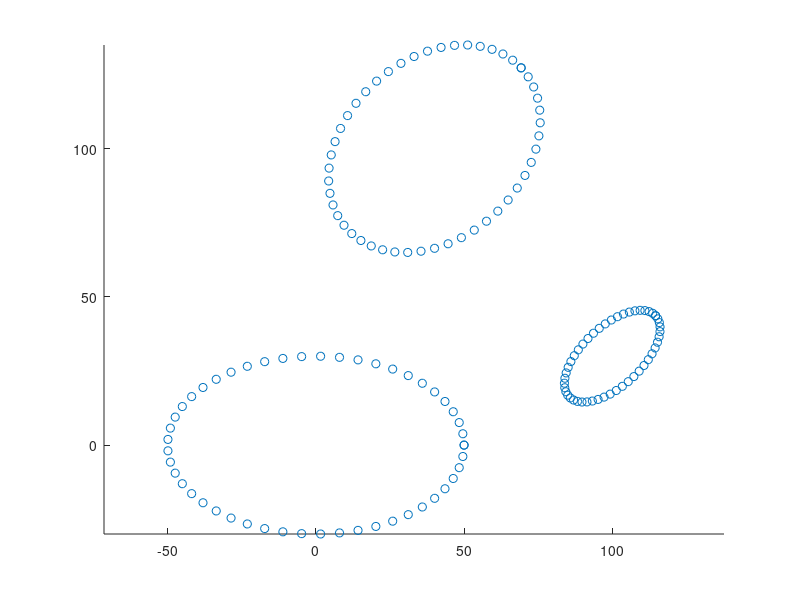

MATLAB code for this plot: (Note: this script raises an error after producing the figure.)
close all
clear
clc
alpha = linspace(0, 360, 50) .* (pi / 180); 
X=50*cos(alpha);
Y=30*sin(alpha);
% plot(X,Y,'c');
hold on
axis equal
% X=X+wgn(1,length(alpha),5^2,'linear'); 
% Y=Y+wgn(1,length(alpha),5^2,'linear');

beta=43*pi/180;
a1=40;
b1=30;
X1=a1*cos(alpha)*cos(beta)-b1*sin(alpha)*sin(beta)+40;
Y1=a1*cos(alpha)*sin(beta)+b1*sin(alpha)*cos(beta)+100;
% plot(X1,Y1,'LineWidth',1.5)
% X1=X1+wgn(1,length(alpha),5,'linear'); 
% Y1=Y1+wgn(1,length(alpha),5,'linear');

beta=43*pi/180;
a2=20;
b2=10;
X2=a2*cos(alpha)*cos(beta)-b2*sin(alpha)*sin(beta)+100;
Y2=a2*cos(alpha)*sin(beta)+b2*sin(alpha)*cos(beta)+30;
% plot(X1,Y1,'LineWidth',1.5)
% X2=X2+wgn(1,length(alpha),8,'linear'); 
% Y2=Y2+wgn(1,length(alpha),9,'linear');
% noise(1,:)=10*wgn(1,length(alpha),50,'linear');
% noise(2,:)=20*wgn(1,length(alpha),50,'linear');
hold on;
data=[X,X1,X2;Y,Y1,Y2];
% data=[X,X1;Y,Y1];
% data=[X1;Y1];
scatter(data(1,:),data(2,:));
% scatter(noize(1,:),noize(2,:));
maskInL1=zeros(10,size(data,2));
maskInL2=zeros(10,size(data,2));
masks_out= multiRansac(data,3,0.2,100);
% for i=1:20
%     [masks,dataRemains]=getConsensusSets(data,3,0.4);
%      maskInL1(i,:)=masks{1,1};
%      maskInL2(i,:)=masks{2,1};
% end
% [value,index]=max(sum(masks_out{1,1},2));
% coefficient=coefficients{index,1};
mask=masks_out{1,1};
index=find(mask==1);
dataInl1=zeros(2,size(index,2));
for i=1:size(index,2)
    dataInl1(:,i)=data(:,index(i));
end
coefficient= LeastSquares(dataInl1);

 A=coefficient(1,1);
 B=coefficient(2,1);
 C=coefficient(3,1);
 D=coefficient(4,1);
 E=coefficient(5,1); 
Xc = (B*E-2*C*D)/(4*A*C-B^2)
Yc = (B*D-2*A*E)/(4*A*C-B^2)
a2 = 2*(A*(Xc^2) + C*(Yc^2) + B*Xc*Yc -1)/(A + C + ((A-C)^2 + B^2)^0.5)
b2 = 2*(A*(Xc^2) + C*(Yc^2) + B*Xc*Yc -1)/(A + C - ((A-C)^2 + B^2)^0.5)
t= 1/2*atan (B/(A - C))
f=[(num2str(A)),'*x^2+',(num2str(B)),'*x*y+',(num2str(C)),'*y^2+',(num2str(D)),'*x+',(num2str(E)),'*y+1=0']
h=ezplot(f,[-100,100])

set(h,'Color','r','LineWidth',2)




% [value,index]=max(sum(sum(masks_out{2,1},2));
% coefficient=coefficients{index,1};
mask=masks_out{2,1};
index=find(mask==1);
dataInl2=zeros(2,size(index,2));
for i=1:size(index,2)
    dataInl2(:,i)=data(:,index(i));
end
coefficient= LeastSquares(dataInl2);

 A=coefficient(1,1);
 B=coefficient(2,1);
 C=coefficient(3,1);
 D=coefficient(4,1);
 E=coefficient(5,1); 
Xc = (B*E-2*C*D)/(4*A*C-B^2)
Yc = (B*D-2*A*E)/(4*A*C-B^2)
a2 = 2*(A*(Xc^2) + C*(Yc^2) + B*Xc*Yc -1)/(A + C + ((A-C)^2 + B^2)^0.5)
b2 = 2*(A*(Xc^2) + C*(Yc^2) + B*Xc*Yc -1)/(A + C - ((A-C)^2 + B^2)^0.5)
t= 1/2*atan (B/(A - C))
f=[(num2str(A)),'*x^2+',(num2str(B)),'*x*y+',(num2str(C)),'*y^2+',(num2str(D)),'*x+',(num2str(E)),'*y+1=0']
h=ezplot(f,[-100,100])

set(h,'Color','k','LineWidth',2)
% scatter(dataInl(1,:),dataInl(2,:),'r*')


mask=masks_out{3,1};
index=find(mask==1);
dataInl3=zeros(2,size(index,2));
for i=1:size(index,2)
    dataInl3(:,i)=data(:,index(i));
end
coefficient= LeastSquares(dataInl3);

 A=coefficient(1,1);
 B=coefficient(2,1);
 C=coefficient(3,1);
 D=coefficient(4,1);
 E=coefficient(5,1); 
Xc = (B*E-2*C*D)/(4*A*C-B^2)
Yc = (B*D-2*A*E)/(4*A*C-B^2)
a2 = 2*(A*(Xc^2) + C*(Yc^2) + B*Xc*Yc -1)/(A + C + ((A-C)^2 + B^2)^0.5)
b2 = 2*(A*(Xc^2) + C*(Yc^2) + B*Xc*Yc -1)/(A + C - ((A-C)^2 + B^2)^0.5)
t= 1/2*atan (B/(A - C))
f=[(num2str(A)),'*x^2+',(num2str(B)),'*x*y+',(num2str(C)),'*y^2+',(num2str(D)),'*x+',(num2str(E)),'*y+1=0']
h=ezplot(f,[-100,100])

set(h,'Color','m','LineWidth',2)

scatter(dataInl1(1,:),dataInl1(2,:),'r')
scatter(dataInl2(1,:),dataInl2(2,:),'k')
scatter(dataInl3(1,:),dataInl3(2,:),'m')